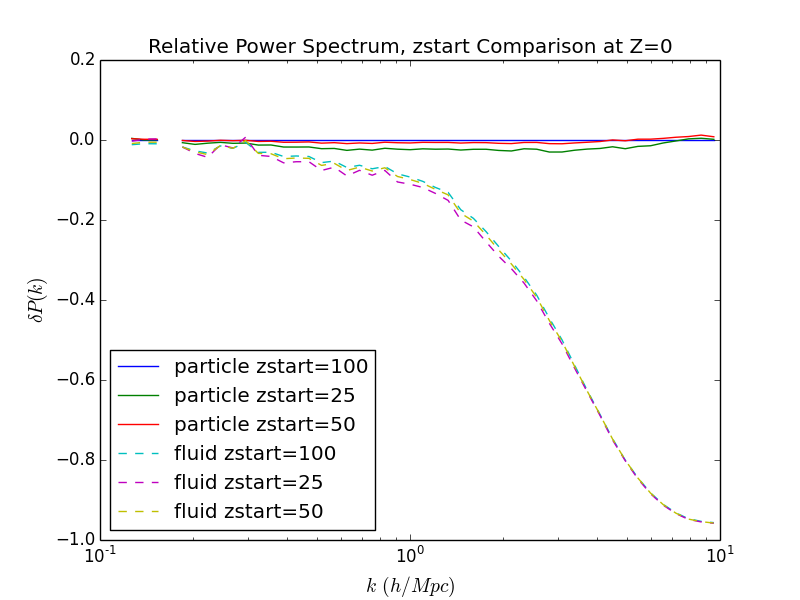

Source code (Python):
import os
import re
import numpy as np
import matplotlib.pyplot as plt

result_dir = '../../results/'
results = os.listdir(result_dir)

zpattern = re.compile(r'_z(\d+)')

simtypes = ['particle', 'fluid']
for simtype in simtypes:
	filenames = [filename for filename in results if 'n256' in filename and 'h2' in filename and 't0.005' in filename]
	base = [filename for filename in filenames if 'particle' in filename and 'z100' in filename][0]
	filenames = [filename for filename in filenames if simtype in filename]
	
	kvalues_base, ps_base = np.loadtxt(result_dir+base, unpack=True)

	for filename in filenames:
		zstart = zpattern.findall(filename)[0]
		kvalues, ps = np.loadtxt(result_dir+filename, unpack=True)
		ps = (ps - ps_base)/ps_base

		style = '-' if simtype is 'particle' else '--'
		plt.semilogx(kvalues, ps, style, label=simtype+' zstart='+zstart)

plt.xlim([1e-1,1e1])
plt.xlabel('$k \, (h/Mpc)$', fontsize=14)
plt.ylabel('$\delta P(k)$', fontsize=14)
plt.title('Relative Power Spectrum, zstart Comparison at Z=0')
plt.legend(numpoints=1, loc='best')
plt.savefig('zstart_combined.png')

plt.show()